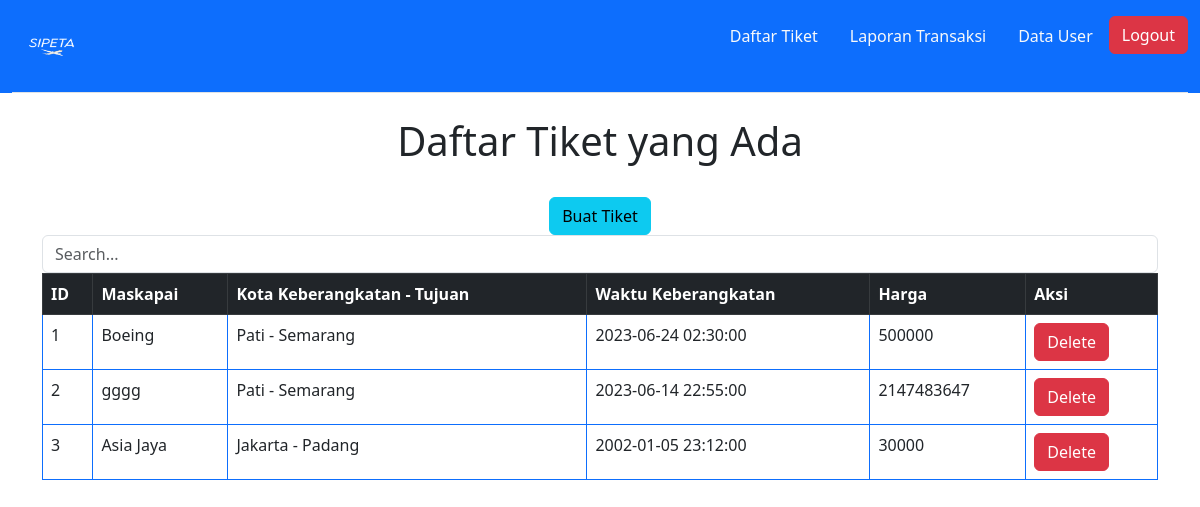
Screenshot of /admin/daftartiket.php with the database file from the repository.
### tables this page shows
CREATE TABLE `pesanan_tiket` (
  `id_pwt` int(11) NOT NULL,
  `nama_pwt` text NOT NULL,
  `kota_brkt` text NOT NULL,
  `tujuan` text NOT NULL,
  `tgl_brkt` date NOT NULL,
  `jam_brkt` time NOT NULL,
  `harga_tiket` int(11) NOT NULL
);

### admin/daftartiket.php (the view, shortened to what this page needs)
<!DOCTYPE html>
<html lang="en">
<head>
    <link href="https://cdn.jsdelivr.net/npm/bootstrap@5.3.0/dist/css/bootstrap.min.css" rel="stylesheet">
</head>
<body>
    <div class="container-fluid bg-primary" style="width: 100%;">
        <header class="d-flex flex-wrap justify-content-center py-3 mb-4 border-bottom">
            <a href="/" class="d-flex align-items-center mb-3 mb-md-0 me-md-auto link-body-emphasis text-decoration-none">
                <img src="../assets/logo.png" alt="Logo" width="80" height="60" class="bi me-0 d-inline-block align-text-top">
            </a>
            <ul class="nav nav-pills">
                <li class="nav-item">
                    <a href="daftartiket.php" class="nav-link text-light">Daftar Tiket</a>
                </li>
                <li class="nav-item">
                    <a href="laporan_transaksi.php" class="nav-link text-light">Laporan Transaksi</a>
                </li>
                <li class="nav-item">
                    <a href="datauser.php" class="nav-link text-light">Data User</a>
                </li>
                <li class="nav-item">
                    <a href="../logout.php" class="btn btn-danger">Logout</a>
                </li>
            </ul>
        </header>
    </div>
    <div class="container">
        <div class="row">
            <div class="col-md-12 text-center">
                <h1>Daftar Tiket yang Ada</h1> <br>
                <a class="btn btn-info" href="buattiket.php">Buat Tiket</a>
                <form role="search" method="POST" action="daftartiket.php">
                    <input type="search" class="form-control" placeholder="Search..." aria-label="Search" name="search">
                </form>
            </div>
        </div>
    </div>
    <div class="container">
        <div class="row">
            <div class="col">
                <table class="table p-3 table-bordered border-primary">
                    <thead class="table-dark">
                        <tr>
                            <th scope="col">ID</th>
                            <th scope="col">Maskapai</th>
                            <th scope="col">Kota Keberangkatan - Tujuan</th>
                            <th scope="col">Waktu Keberangkatan</th>
                            <th scope="col">Harga</th>
                            <th scope="col">Aksi</th>
                        </tr>
                    </thead>
                    <tbody>
                        <?php
                        require_once "../connection/conn.php";
                        if (isset($_POST['search'])) {
                            $kata_kunci = $_POST['search'];
                            $query = "SELECT * FROM pesanan_tiket WHERE nama_pwt LIKE '%$kata_kunci%' OR kota_brkt
                            LIKE '%$kata_kunci%' OR tujuan LIKE '%$kata_kunci%'";
                            $queryCreated = mysqli_query($conn, $query);
                            $hasil = array();
                            $number = 0;
                            while ($data = mysqli_fetch_assoc($queryCreated)) {
                                array_push($hasil, $data);
                                $number++;
                            }
                            foreach ($hasil as $data) {
                        ?>
                                <tr class="bg-white">
                                    <td><?= $data["id_pwt"]; ?></td>
                                    <td><?= $data["nama_pwt"]; ?></td>
                                    <td><?= $data["kota_brkt"]; ?> - <?= $data["tujuan"]; ?></td>
                                    <td><?= $data["tgl_brkt"]; ?> <?= $data["jam_brkt"]; ?></td>
                                    <td><?= $data["harga_tiket"]; ?></td>
                                    <td class="action">
                                        <a href="daftartiket.php?id=<?php echo $data["id_pwt"] ?>" class="btn btn-danger">Delete</a>
                                    </td>
                                </tr>
                                <?php
                            }
                        } else {
                            $queryShow = "SELECT * FROM pesanan_tiket ORDER BY id_pwt ASC";
                            $show = mysqli_query($conn, $queryShow);
                            if (mysqli_num_rows($show) > 0) {
                                while ($data = mysqli_fetch_assoc($show)) {
                                ?>
                                    <tr class="bg-white">
                                        <td><?= $data["id_pwt"]; ?></td>
                                        <td><?= $data["nama_pwt"]; ?></td>
                                        <td><?= $data["kota_brkt"]; ?> - <?= $data["tujuan"]; ?></td>
                                        <td><?= $data["tgl_brkt"]; ?> <?= $data["jam_brkt"]; ?></td>
                                        <td><?= $data["harga_tiket"]; ?></td>
                                        <td class="action">
                                            <a href="daftartiket.php?id=<?php echo $data['id_pwt'] ?>" class="btn btn-danger">Delete</a>
                                        </td>
                                    </tr>
                                <?php
                                }
                            } else {
                                ?>
                                <tr class="bg-white">
                                    <td colspan="4" align="center">Belum ada maskapai</td>
                                </tr>
                        <?php
                            }
                        }
                        ?>
                    </tbody>
                </table>
            </div>
        </div>
    </div>
</body>
</html>

### rows the page displays
pesanan_tiket: id_pwt "1", nama_pwt "Boeing", kota_brkt "Pati", tujuan "Semarang", tgl_brkt "2023-06-24", jam_brkt "02:30:00", harga_tiket "500000"
pesanan_tiket: id_pwt "2", nama_pwt "gggg", kota_brkt "Pati", tujuan "Semarang", tgl_brkt "2023-06-14", jam_brkt "22:55:00", harga_tiket "2147483647"
pesanan_tiket: id_pwt "3", nama_pwt "Asia Jaya", kota_brkt "Jakarta", tujuan "Padang", tgl_brkt "2002-01-05", jam_brkt "23:12:00", harga_tiket "30000"
